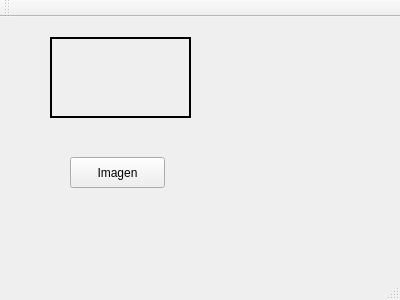
<?xml version="1.0" encoding="UTF-8"?>
<ui version="4.0">
 <class>SegmentationINT</class>
 <widget class="QMainWindow" name="SegmentationINT">
  <property name="geometry">
   <rect>
    <x>0</x>
    <y>0</y>
    <width>400</width>
    <height>300</height>
   </rect>
  </property>
  <property name="windowTitle">
   <string>SegmentationINT</string>
  </property>
  <widget class="QWidget" name="centralWidget">
   <widget class="QLabel" name="label">
    <property name="geometry">
     <rect>
      <x>50</x>
      <y>20</y>
      <width>141</width>
      <height>81</height>
     </rect>
    </property>
    <property name="frameShape">
     <enum>QFrame::WinPanel</enum>
    </property>
    <property name="text">
     <string/>
    </property>
   </widget>
   <widget class="QPushButton" name="pushButton">
    <property name="geometry">
     <rect>
      <x>70</x>
      <y>140</y>
      <width>95</width>
      <height>31</height>
     </rect>
    </property>
    <property name="text">
     <string>Imagen</string>
    </property>
   </widget>
  </widget>
  <widget class="QMenuBar" name="menuBar">
   <property name="geometry">
    <rect>
     <x>0</x>
     <y>0</y>
     <width>400</width>
     <height>29</height>
    </rect>
   </property>
  </widget>
  <widget class="QToolBar" name="mainToolBar">
   <attribute name="toolBarArea">
    <enum>TopToolBarArea</enum>
   </attribute>
   <attribute name="toolBarBreak">
    <bool>false</bool>
   </attribute>
  </widget>
  <widget class="QStatusBar" name="statusBar"/>
 </widget>
 <layoutdefault spacing="6" margin="11"/>
 <resources/>
 <connections/>
</ui>
